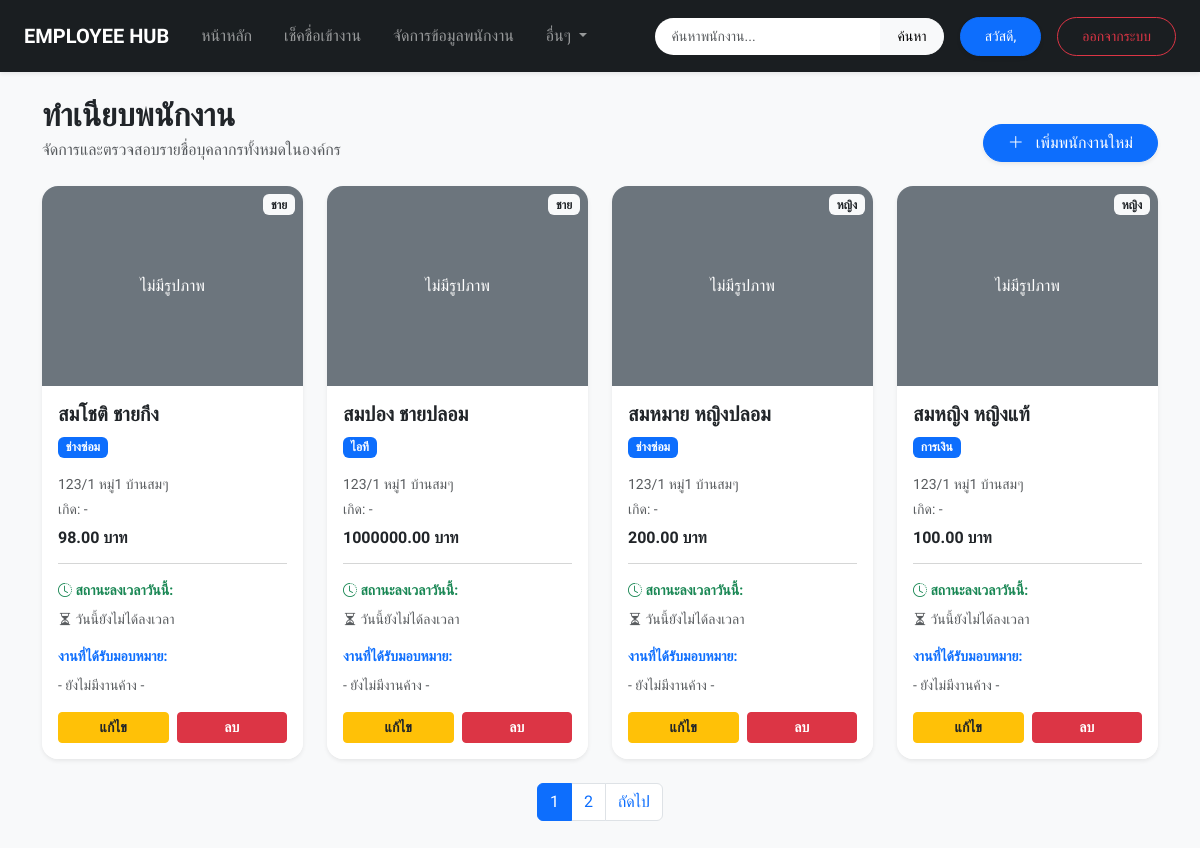
The app's page / (signed in), older data.
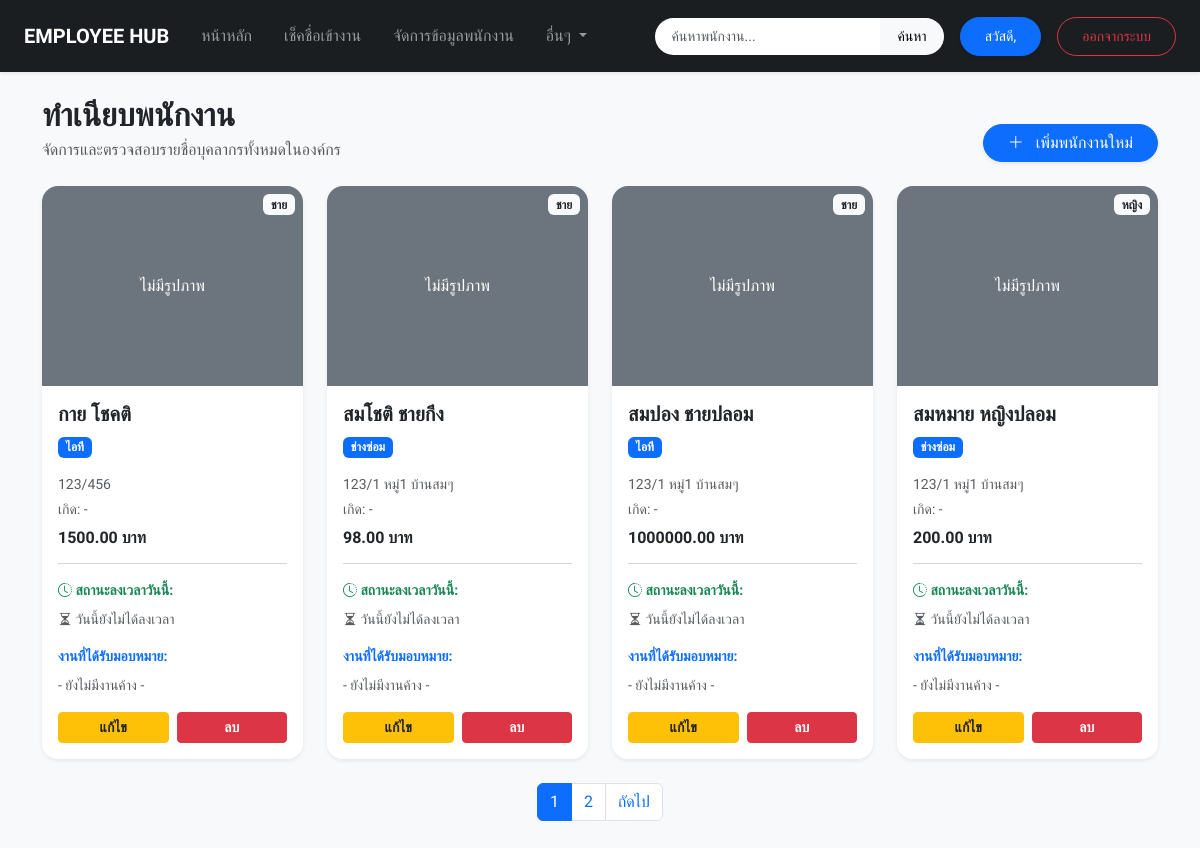
The same page, newer data.
### employeeapp/models.py (models this page shows, shortened)
class Employee(models.Model):
    GENDER_CHOICES = [
        ('ชาย', 'ชาย'),
        ('หญิง', 'หญิง'),
        ('อื่นๆ', 'อื่นๆ'),
    ]
    fname = models.CharField(max_length=100, verbose_name="ชื่อจริง")
    lname = models.CharField(max_length=100, verbose_name="นามสกุล")
    gender = models.CharField(max_length=10, choices=GENDER_CHOICES, default='ชาย', verbose_name="เพศ")
    birthdate = models.DateField(blank=True, null=True, verbose_name="วัน/เดือน/ปีเกิด") # เพิ่มฟิลด์วันเกิด
    department = models.CharField(max_length=100, blank=True, null=True, verbose_name="แผนก")
    salary = models.DecimalField(max_digits=10, decimal_places=2, blank=True, null=True, verbose_name="เงินเดือน")
    address = models.TextField(blank=True, null=True, verbose_name="ที่อยู่")
    image = models.ImageField(upload_to='employee_images/', blank=True, null=True, verbose_name="รูปภาพพนักงาน")
    created_at = models.DateTimeField(auto_now_add=True, null=True, blank=True, verbose_name="วันที่บันทึก")
    user = models.OneToOneField(User, on_delete=models.SET_NULL, null=True, blank=True, related_name='employee_record')

### employeeapp/views.py (the view)
# urls.py: path('', views.index, name='index'),
@login_required(login_url='login')
def index(request):
    search_query = request.GET.get('search', '')
    if search_query:
        employee_list = Employee.objects.filter(
            Q(fname__icontains=search_query) |
            Q(lname__icontains=search_query) |
            Q(department__icontains=search_query) |
            Q(address__icontains=search_query)
        ).order_by('-id')
    else:
        employee_list = Employee.objects.all().order_by('-id')
    paginator = Paginator(employee_list, 4)
    page_number = request.GET.get('page', 1)
    employees = paginator.get_page(page_number)
    today = timezone.localdate()
    for emp in employees:
        emp.today_attendance = Attendance.objects.filter(employee=emp, date=today).first()
    return render(request, 'index.html', {'employees': employees, 'search_query': search_query})

### employeeapp/templates/index.html (shortened to what the changed rows need)
{% extends 'basetemplate.html' %}
{% block content %}
<div class="d-flex justify-content-between align-items-end mb-4">
    <div>
        <h2 class="fw-bold mb-1">ทำเนียบพนักงาน</h2>
    </div>
</div>
<div class="row row-cols-1 row-cols-md-2 row-cols-lg-4 g-4 mb-4">
    {% for emp in employees %}
    <div class="col">
        <div class="card h-100 border-0 shadow-sm rounded-4 overflow-hidden">
            <div class="position-relative" style="height: 200px; background-color: #6c757d;">
                {% if emp.image %}
                    <img src="{{ emp.image.url }}" class="w-100 h-100" style="object-fit: cover;" alt="Profile">
                {% else %}
                    <div class="w-100 h-100 d-flex justify-content-center align-items-center text-white">ไม่มีรูปภาพ</div>
                {% endif %}
                <span class="badge bg-light text-dark position-absolute top-0 end-0 m-2">{{ emp.gender }}</span>
            </div>
            <div class="card-body">
                <h5 class="card-title fw-bold mb-2">{{ emp.fname }} {{ emp.lname }}</h5>
                <span class="badge bg-primary mb-3">{{ emp.department }}</span>
                <p class="card-text small text-muted mb-1">{{ emp.address }}</p>
                <p class="card-text small text-muted mb-2">เกิด: {{ emp.birthdate|default:"-" }}</p>
                <h6 class="fw-bold mb-3">{{ emp.salary }} บาท</h6>
                <hr class="text-muted opacity-25">
                <p class="small fw-bold text-success mb-2"><i class="bi bi-clock-history"></i> สถานะลงเวลาวันนี้:</p>
                <div class="small text-muted mb-3">
                    {% if emp.today_attendance %}
                        {% if emp.today_attendance.check_in %}
                            <div class="text-success mb-1">
                                <i class="bi bi-box-arrow-in-right"></i> เข้า: {{ emp.today_attendance.check_in|date:"H:i" }} น.
                            </div>
                        {% endif %}
                        {% if emp.today_attendance.check_out %}
                            <div class="text-danger mb-1">
                                <i class="bi bi-box-arrow-right"></i> ออก: {{ emp.today_attendance.check_out|date:"H:i" }} น.
                            </div>
                        {% else %}
                            <div class="text-muted mb-1">ออก: ยังไม่ออกงาน</div>
                        {% endif %}
                        <div class="mt-2">
                            <span class="badge rounded-pill border border-info text-info bg-white">
                                <i class="bi bi-geo-alt"></i> หมุด GPS
                            </span>
                        </div>
                    {% else %}
                        <div class="text-muted"><i class="bi bi-hourglass-split"></i> วันนี้ยังไม่ได้ลงเวลา</div>
                    {% endif %}
                </div>
                <p class="small fw-bold text-primary mb-2">งานที่ได้รับมอบหมาย:</p>
                <div class="small text-muted">
                    {% if emp.task_set.all %}
                        <ul class="list-unstyled mb-0">
                        {% for task in emp.task_set.all %}
                            <li>- {{ task.title }}</li>
                        {% endfor %}
                        </ul>
                    {% else %}
                        - ยังไม่มีงานค้าง -
                    {% endif %}
                </div>
            </div>
            {% if user.is_superuser or user.is_staff %}
            <div class="card-footer bg-white border-0 d-flex gap-2 p-3 pt-0">
                <a href="{% url 'edit' emp.id %}" class="btn btn-warning btn-sm w-100 text-dark fw-bold">แก้ไข</a>
                <a href="{% url 'delete' emp.id %}" class="btn btn-danger btn-sm w-100 fw-bold" onclick="return confirm('คุณต้องการลบพนักงานคนนี้ใช่หรือไม่?');">ลบ</a>
            </div>
            {% endif %}
        </div>
    </div>
    {% empty %}
    <div class="col-12 text-center py-5">
        <h5 class="text-muted">ไม่พบข้อมูลพนักงาน</h5>
    </div>
    {% endfor %}
</div>
{% if employees.has_other_pages %}
<nav aria-label="Page navigation" class="mt-4 pb-4">
    <ul class="pagination justify-content-center">
        {% for num in employees.paginator.page_range %}
            {% if employees.number == num %}
                <li class="page-item active"><span class="page-link">{{ num }}</span></li>
            {% else %}
                <li class="page-item"><a class="page-link" href="?page={{ num }}{% if search_query %}&search={{ search_query }}{% endif %}">{{ num }}</a></li>
            {% endif %}
        {% endfor %}
    </ul>
</nav>
{% endif %}
{% endblock %}

Row changes from the older to the newer data that the page shows:
no longer on this page (row unchanged): Employee: shows "ไม่มีรูปภาพ", gender "หญิง", fname "สมหญิง", lname "หญิงแท้", department "การเงิน", address "123/1 หมู่1 บ้านสมๆ", birthdate "-", salary "100.00", shows "วันนี้ยังไม่ได้ลงเวลา"
added Employee: shows "ไม่มีรูปภาพ", gender "ชาย", fname "กาย", lname "โชคติ", department "ไอที", address "123/456", birthdate "-", salary "1500.00", shows "วันนี้ยังไม่ได้ลงเวลา"
